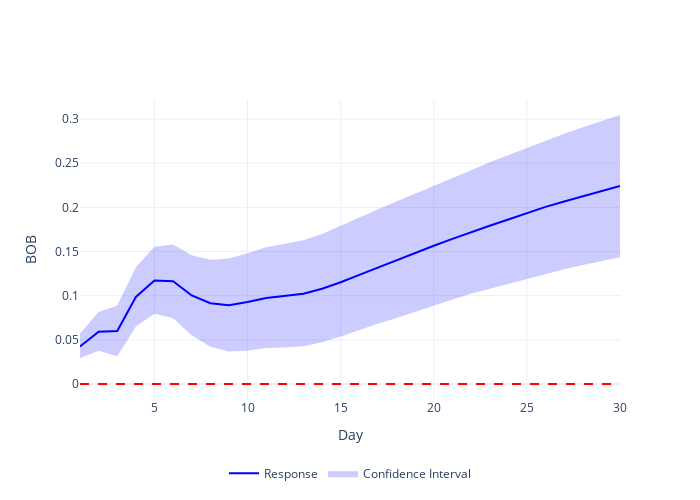

Source (notebook cell):
### Code cell
exchange_sentiment = plot_irf(irf_e_sent, y_axis_name='BOB')
exchange_sentiment.write_image('./images/exchange_sentiment.png', format='png', scale=3)

### Figure 1 — Plotly figure (JSON) as saved in the notebook; plotly's stock layout.template omitted (floating-point values rounded to 4 significant figures)
{"data": [{"line": {"color": "blue"}, "mode": "lines", "name": "Response", "type": "scatter", "x": [1, 2, 3, 4, 5, 6, 7, 8, 9, 10, 11, 12, 13, 14, 15, 16, 17, 18, 19, 20, 21, 22, 23, 24, 25, 26, 27, 28, 29, 30], "y": [0.04245, 0.05912, 0.05995, 0.09867, 0.1172, 0.1163, 0.1003, 0.09154, 0.08935, 0.09298, 0.09754, 0.09953, 0.1023, 0.1079, 0.1152, 0.1237, 0.132, 0.1402, 0.148, 0.1567, 0.1644, 0.172, 0.1793, 0.1863, 0.1936, 0.2006, 0.2068, 0.2127, 0.2183, 0.2243]}, {"fill": "toself", "fillcolor": "rgba(0, 0, 255, 0.2)", "hoverinfo": "skip", "line": {"color": "rgba(255,255,255,0)"}, "name": "Confidence Interval", "type": "scatter", "x": [1, 2, 3, 4, 5, 6, 7, 8, 9, 10, 11, 12, 13, 14, 15, 16, 17, 18, 19, 20, 21, 22, 23, 24, 25, 26, 27, 28, 29, 30, 30, 29, 28, 27, 26, 25, 24, 23, 22, 21, 20, 19, 18, 17, 16, 15, 14, 13, 12, 11, 10, 9, 8, 7, 6, 5, 4, 3, 2, 1], "y": [0.02917, 0.03765, 0.03157, 0.06516, 0.07969, 0.07446, 0.05523, 0.04219, 0.03698, 0.03778, 0.04075, 0.04129, 0.04273, 0.04731, 0.05377, 0.06121, 0.06841, 0.07483, 0.08209, 0.08877, 0.09581, 0.1021, 0.1076, 0.1136, 0.1195, 0.1249, 0.1301, 0.1349, 0.1394, 0.1437, 0.3047, 0.2981, 0.2909, 0.2835, 0.2755, 0.2672, 0.2596, 0.2511, 0.2422, 0.2334, 0.2247, 0.2155, 0.2066, 0.1979, 0.1885, 0.1789, 0.1698, 0.1629, 0.1585, 0.1548, 0.1481, 0.1422, 0.1407, 0.1458, 0.1581, 0.1555, 0.1323, 0.08881, 0.08145, 0.05721]}, {"line": {"color": "red", "dash": "dash"}, "mode": "lines", "showlegend": false, "type": "scatter", "x": [1, 30], "y": [0, 0]}], "layout": {"height": 500, "legend": {"orientation": "h", "x": 0.5, "xanchor": "center", "y": -0.2, "yanchor": "top"}, "width": 700, "xaxis": {"title": {"text": "Day"}}, "yaxis": {"title": {"text": "BOB"}}}}
